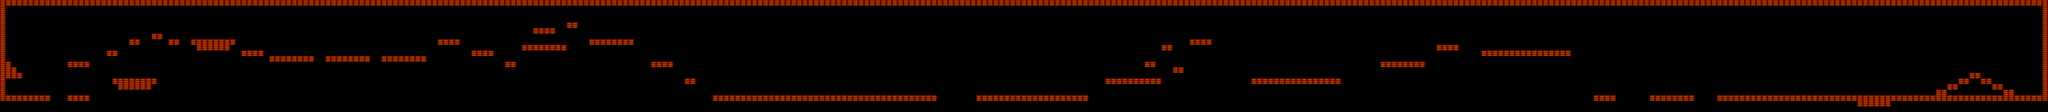

A 2D game scene composited from a Tiled map and its tileset images. What follows is a short description and the map's XML, with each tile layer's data collapsed to a summary:
An orthogonal 365x20 tile map with 64x64 px tiles, 1 tile layer (propertiesLayer) and 242 objects (28x plat1.png, 18x plat3.png, 13x plat2.png, spawn, end, ...).

<map version="1.0" orientation="orthogonal" renderorder="right-down" width="365" height="20" tilewidth="64" tileheight="64" nextobjectid="562">
 <properties>
  <property name="Gravity" value="-500" />
  <property name="GroundFriction" value="120" />
  <property name="Image" value="testPlanet.png" />
  <property name="Name" value="MARTE" />
 </properties>
 <tileset firstgid="1" name="properties" tilewidth="64" tileheight="64" tilecount="10">
  <image source="propertiesTiles.png" width="320" height="128" />
  <tile id="0">
   <properties>
    <property name="solid" value="true" />
   </properties>
  </tile>
 </tileset>
 <layer name="propertiesLayer" width="365" height="20">
  <data>[7300 cells, 737 non-empty, 1 distinct tile ids]</data>
 </layer>
 <objectgroup name="objects">
  <object id="1" name="spawn" x="192" y="944" />
  <object id="561" name="end" x="896" y="640">
   <ellipse />
  </object>
 </objectgroup>
 <objectgroup name="platforms">
  <object id="253" name="plat1.png" x="64" y="1088" width="512" height="144" />
  <object id="254" name="plat2.png" x="768" y="704" width="256" height="80" />
  <object id="258" name="plat1.png" x="1277" y="894" width="512" height="144" />
  <object id="259" name="plat1.png" x="2176" y="447" width="512" height="144" />
  <object id="261" name="plat2.png" x="768" y="1089" width="256" height="80" />
  <object id="262" name="plat2.png" x="2762" y="574" width="256" height="80" />
  <object id="263" name="plat3.png" x="1215" y="544" width="129" height="68" />
  <object id="275" name="plat3.png" x="1470.5" y="418" width="129" height="68" />
  <object id="276" name="plat3.png" x="1727.5" y="356" width="129" height="68" />
  <object id="277" name="plat3.png" x="1919.5" y="419" width="129" height="68" />
  <object id="278" name="plat1.png" x="3071" y="640" width="512" height="144" />
  <object id="283" name="plat1.png" x="3712" y="639" width="512" height="144" />
  <object id="285" name="plat1.png" x="4351" y="639" width="512" height="144" />
  <object id="287" name="plat2.png" x="4992" y="448" width="256" height="80" />
  <object id="288" name="plat2.png" x="5375" y="574" width="256" height="80" />
  <object id="289" name="plat3.png" x="5758.5" y="674" width="129" height="68" />
  <object id="290" name="plat1.png" x="5950" y="511" width="512" height="144" />
  <object id="291" name="plat2.png" x="6081" y="318" width="256" height="80" />
  <object id="292" name="plat3.png" x="6463.5" y="220" width="129" height="68" />
  <object id="293" name="plat1.png" x="6718" y="449" width="512" height="144" />
  <object id="295" name="plat2.png" x="7423" y="703" width="256" height="80" />
  <object id="296" name="plat3.png" x="7807.5" y="865" width="129" height="68" />
  <object id="297" name="plat1.png" x="8124" y="1087" width="512" height="144" />
  <object id="298" name="plat1.png" x="8639" y="1088" width="512" height="144" />
  <object id="299" name="plat1.png" x="9152" y="1088" width="512" height="144" />
  <object id="300" name="plat1.png" x="9665" y="1087" width="512" height="144" />
  <object id="301" name="plat1.png" x="10178" y="1087" width="512" height="144" />
  <object id="302" name="plat1.png" x="11137" y="1087" width="512" height="144" />
  <object id="303" name="plat1.png" x="11650" y="1086" width="512" height="144" />
  <object id="305" name="plat2.png" x="12164" y="1086" width="256" height="80" />
  <object id="306" name="plat1.png" x="12607" y="895" width="512" height="144" />
  <object id="307" name="plat3.png" x="13120.5" y="867" width="129" height="68" />
  <object id="308" name="plat3.png" x="13375.5" y="735" width="129" height="68" />
  <object id="309" name="plat3.png" x="13247.5" y="473" width="129" height="68" />
  <object id="310" name="plat2.png" x="13566" y="450" width="256" height="80" />
  <object id="311" name="plat1.png" x="14271" y="895" width="512" height="144" />
  <object id="312" name="plat1.png" x="14783" y="895" width="512" height="144" />
  <object id="313" name="plat1.png" x="15744" y="703" width="512" height="144" />
  <object id="314" name="plat1.png" x="16897" y="574" width="512" height="144" />
  <object id="315" name="plat1.png" x="17412" y="574" width="512" height="144" />
  <object id="316" name="plat1.png" x="18816" y="1085" width="512" height="144" />
  <object id="317" name="plat1.png" x="19586" y="1087" width="512" height="144" />
  <object id="318" name="plat1.png" x="20097" y="1087" width="512" height="144" />
  <object id="319" name="plat1.png" x="20610" y="1087" width="512" height="144" />
  <object id="320" name="plat1.png" x="21122" y="1086" width="512" height="144" />
  <object id="321" name="plat1.png" x="21636" y="1085" width="512" height="144" />
  <object id="322" name="plat2.png" x="16393" y="512" width="256" height="80" />
  <object id="323" name="plat2.png" x="18175" y="1087" width="256" height="80" />
  <object id="324" name="plat3.png" x="13054.5" y="671" width="129" height="68" />
  <object id="326" name="plat2.png" x="22146" y="1083" width="256" height="80" />
  <object id="327" name="plat2.png" x="22592" y="1087" width="256" height="80" />
  <object id="328" name="plat1.png" x="22849" y="1086" width="512" height="144" />
  <object id="329" name="plat3.png" x="22464.5" y="802" width="129" height="68" />
  <object id="330" name="plat3.png" x="22592.5" y="860" width="129" height="68" />
  <object id="331" name="plat3.png" x="22721.5" y="930" width="129" height="68" />
  <object id="332" name="plat3.png" x="22848.5" y="990" width="129" height="68" />
  <object id="333" name="plat3.png" x="22337.5" y="866" width="129" height="68" />
  <object id="334" name="plat3.png" x="22209.5" y="929" width="129" height="68" />
  <object id="335" name="plat3.png" x="22079.5" y="991" width="129" height="68" />
 </objectgroup>
 <objectgroup name="tips">
  <object id="554" name="tipMars1" x="1520" y="832">
   <ellipse />
  </object>
 </objectgroup>
 <objectgroup name="coins">
  <object id="360" x="512" y="1024">
   <ellipse />
  </object>
  <object id="365" x="865" y="1023">
   <ellipse />
  </object>
  <object id="366" x="1153" y="896">
   <ellipse />
  </object>
  <object id="368" x="1280" y="769">
   <ellipse />
  </object>
  <object id="370" x="257" y="1025">
   <ellipse />
  </object>
  <object id="372" x="672" y="896">
   <ellipse />
  </object>
  <object id="373" x="1024" y="1024">
   <ellipse />
  </object>
  <object id="374" x="1409" y="833">
   <ellipse />
  </object>
  <object id="375" x="1153" y="704">
   <ellipse />
  </object>
  <object id="376" x="895" y="576">
   <ellipse />
  </object>
  <object id="377" x="1279" y="448">
   <ellipse />
  </object>
  <object id="378" x="1407" y="324">
   <ellipse />
  </object>
  <object id="379" x="1540" y="387">
   <ellipse />
  </object>
  <object id="380" x="1663" y="319">
   <ellipse />
  </object>
  <object id="382" x="1792" y="321">
   <ellipse />
  </object>
  <object id="384" x="1921" y="322">
   <ellipse />
  </object>
  <object id="385" x="1983" y="381">
   <ellipse />
  </object>
  <object id="386" x="2111" y="255">
   <ellipse />
  </object>
  <object id="387" x="2240" y="383">
   <ellipse />
  </object>
  <object id="389" x="2621" y="385">
   <ellipse />
  </object>
  <object id="390" x="2750" y="449">
   <ellipse />
  </object>
  <object id="391" x="2813" y="510">
   <ellipse />
  </object>
  <object id="392" x="2941" y="513">
   <ellipse />
  </object>
  <object id="395" x="3070" y="552">
   <ellipse />
  </object>
  <object id="396" x="3137" y="579">
   <ellipse />
  </object>
  <object id="397" x="3326" y="514">
   <ellipse />
  </object>
  <object id="399" x="3522" y="578">
   <ellipse />
  </object>
  </objectgroup>
 <objectgroup name="tornados">
  <!-- 23 objects omitted --></objectgroup>
</map>
<!-- 153 of 242 objects omitted -->
